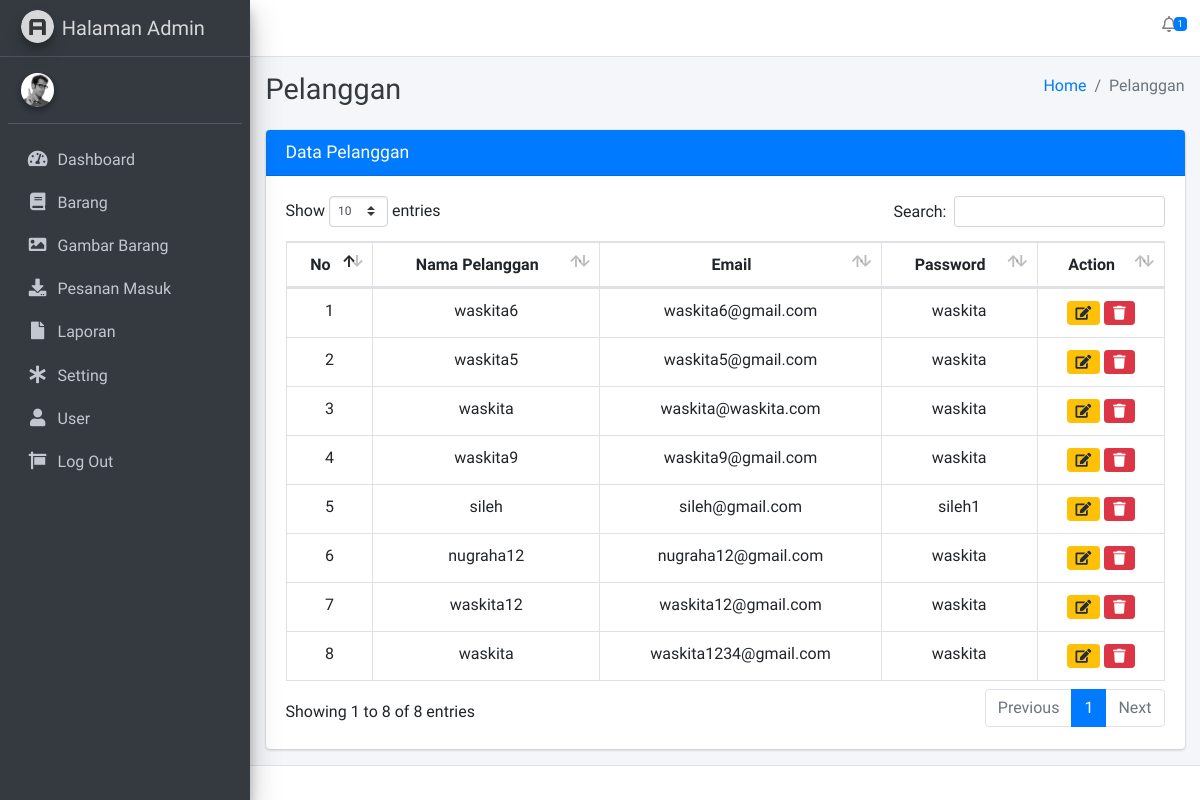
Page /pelanggan on the committed database.
### tables this page shows
CREATE TABLE `tbl_pelanggan` (
  `id_pelanggan` int(11) NOT NULL,
  `nama_pelanggan` varchar(200) DEFAULT NULL,
  `email` varchar(200) DEFAULT NULL,
  `password` text DEFAULT NULL
);

### application/views/layout/v_content.php (called while the page is built)
<?php
if($isi){
    $this->load->view($isi);
}
?>

### application/views/layout/v_wrapper_backend.php (called while the page is built)
<?php
require_once('v_head.php');
require_once('v_header_backend.php');
require_once('v_nav_backend.php');
require_once('v_content.php');
require_once('v_footer_backend.php');
?>

### application/controllers/Pelanggan.php (called while the page is built, shortened)
<?php
class Pelanggan extends CI_Controller
{
    public function __construct()
    {
        $this->load->model('m_pelanggan');
        $this->load->model('m_auth');
        $this->load->model('m_admin');
    }
    public function index($offset = 0)
    {
        $data = array(
            'title' => 'Pelanggan',
            'pesanan_masuk_notif' => $this->m_admin->pesanan_masuk_notif(),
            'pelanggan' => $this->m_pelanggan->get_all_data(),
            'isi'   => 'admin/v_pelanggan',
        );
        $this->load->view('layout/v_wrapper_backend',$data, FALSE);
    }
}

### index.php (called while the page is built, shortened)
<?php
require_once BASEPATH.'core/CodeIgniter.php';

### application/models/M_admin.php (called while the page is built, shortened)
<?php
class M_admin extends CI_Model
{
    public function pesanan_masuk_notif()
    {
        $this->db->where('status_bayar=0');
        return $this->db->get('tbl_transaksi')->num_rows();
    }
}
?>

### application/models/M_pelanggan.php (called while the page is built, shortened)
<?php
class M_pelanggan extends CI_Model
{
    public function get_all_data()
    {
        $this->db->select('*');
        $this->db->from('tbl_pelanggan');
        $this->db->order_by('id_pelanggan','desc');
        return $this->db->get()->result();
    }
}
?>

### application/views/admin/v_pelanggan.php (the view, shortened to what this page needs)
<div class="col-md-12">
    <div class="card card-primary">
        <div class="card-header">
            <h3 class="card-title">Data Pelanggan</h3>
        </div>
        <div class="card-body">
            <table class="table table-bordered" id="example1">
                <thead>
                    <tr class="text-center">
                        <th class="text-center">No</th>
                        <th class="text-center">Nama Pelanggan
                        </th>
                        <th class="text-center">Email</th>
                        <th class="text-center">Password</th>
                        <th class="text-center">Action</th>
                    </tr>
                </thead>
                <tbody>
                    <?php $no = 1;
                    foreach ($pelanggan as $key => $value) { ?>
                        <tr class="text-center">
                            <td class="text-center"><?= $no++; ?></td>
                            <td class="text-center"><?= $value->nama_pelanggan ?></td>
                            <td class="text-center"><?= $value->email ?></td>
                            <td class="text-center"><?= $value->password ?></td>
                            <td class="text-center">
                                <button class="btn btn-warning btn-sm" data-toggle="modal" data-target="#edit<?= $value->id_pelanggan ?>"><i class="fas fa-edit"></i></button>
                                <button class="btn btn-danger btn-sm" data-toggle="modal" data-target="#delete<?= $value->id_pelanggan ?>"><i class="fas fa-trash"></i></button>
                            </td>
                        </tr>
                    <?php } ?>
                </tbody>
            </table>
        </div>
    </div>
</div>

### rows in the picture
tbl_pelanggan: nama_pelanggan "waskita6", email "waskita6@gmail.com", password "waskita"
tbl_pelanggan: nama_pelanggan "waskita5", email "waskita5@gmail.com", password "waskita"
tbl_pelanggan: nama_pelanggan "waskita", email "waskita@waskita.com", password "waskita"
tbl_pelanggan: nama_pelanggan "waskita9", email "waskita9@gmail.com", password "waskita"
tbl_pelanggan: nama_pelanggan "sileh", email "sileh@gmail.com", password "sileh1"
tbl_pelanggan: nama_pelanggan "nugraha12", email "nugraha12@gmail.com", password "waskita"
tbl_pelanggan: nama_pelanggan "waskita12", email "waskita12@gmail.com", password "waskita"
tbl_pelanggan: nama_pelanggan "waskita", email "waskita1234@gmail.com", password "waskita"

### other values in the picture
$pesanan_masuk_notif "1"
$title "Pelanggan"
